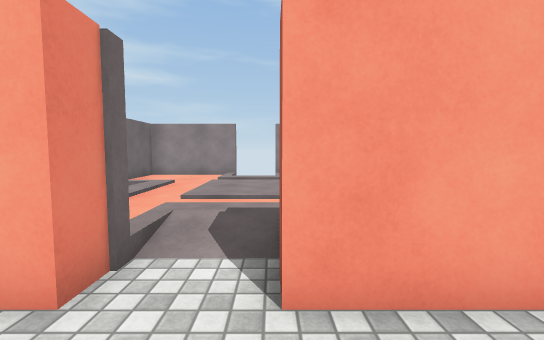
[1] (above)

17 first-person views from a walk through a 3-D level made in the Unity game engine. The camera is 1.3 m above the floor, tilts 4° down and sees 90° across. The floor is counted in squares, 1 m on a side. Each view is taken from the middle of a square. On the plan, view 1 faces up. The plan holds only what a view shows up to about 13 squares ahead; the rest is blank. The place goes on beyond the plan. The player is left out. Surface patterns are stand-ins for the level's own textures.

[2]
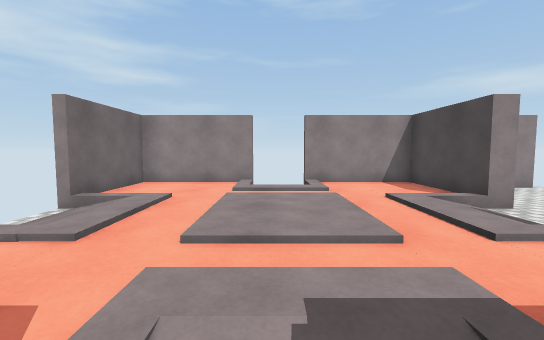

[3]
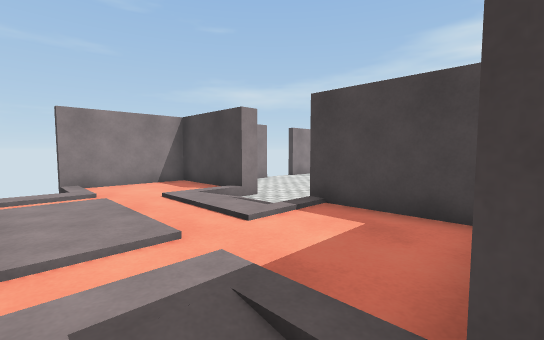

[4]
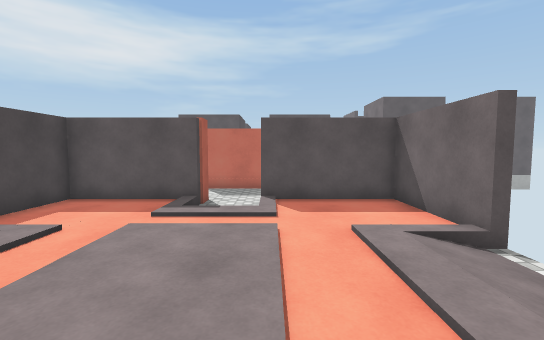

[5]
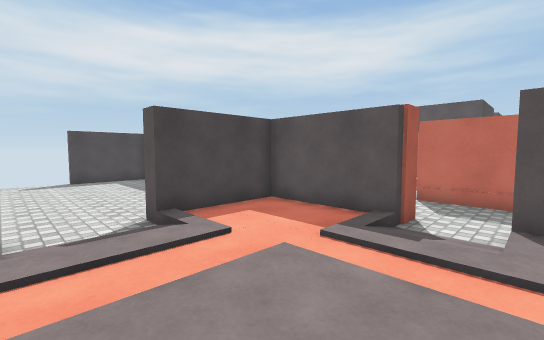

[6]
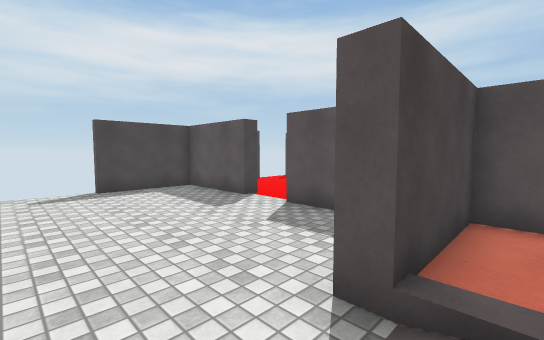

[7]
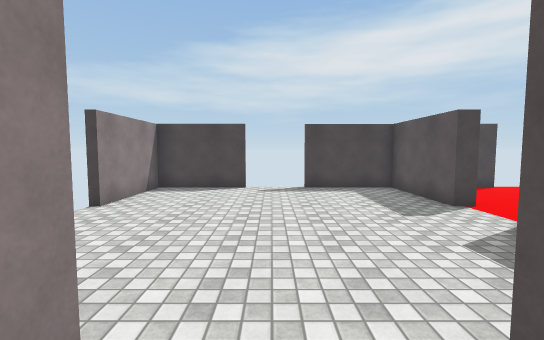

[8]
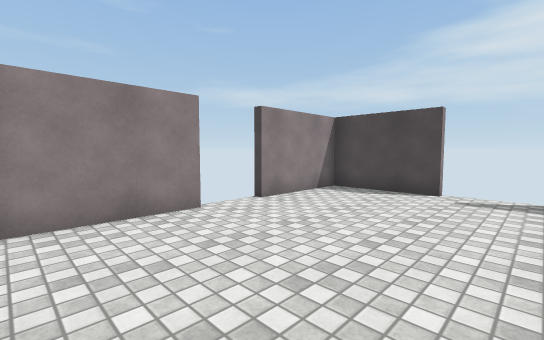

[9]
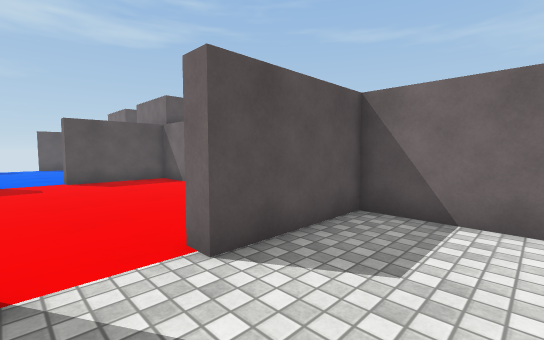

[10]
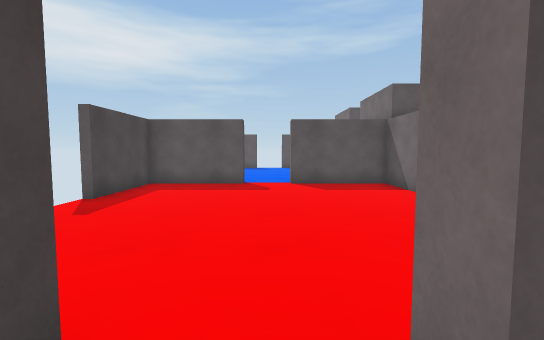

[11]
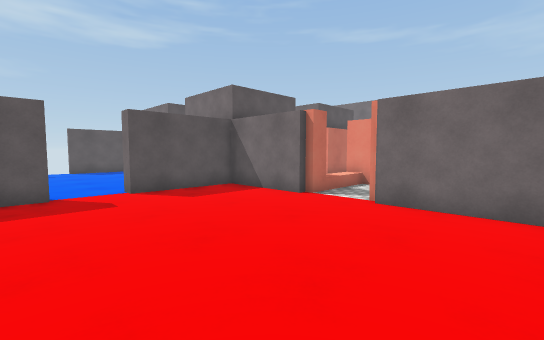

[12]
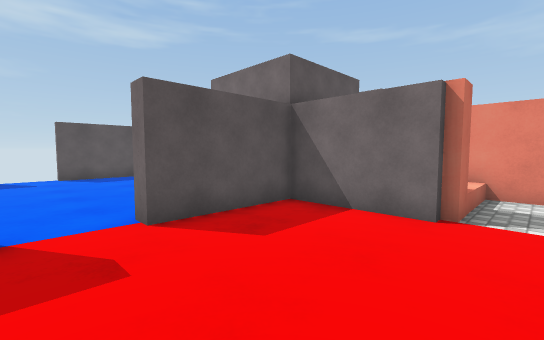

[13]
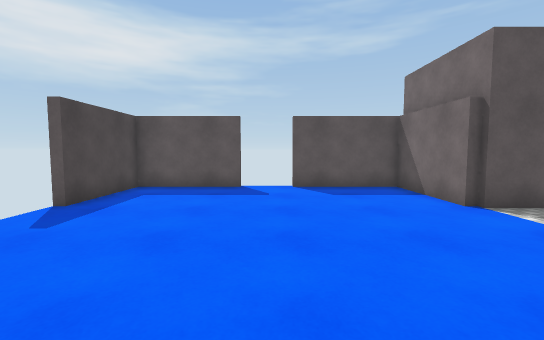

[14]
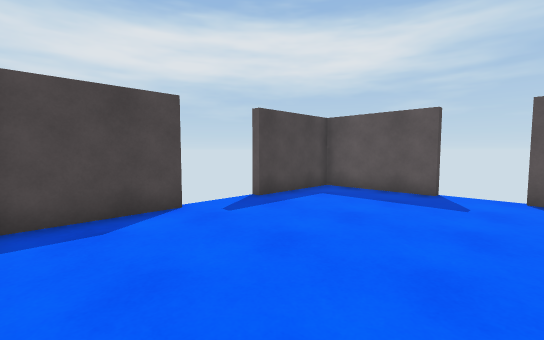

[15]
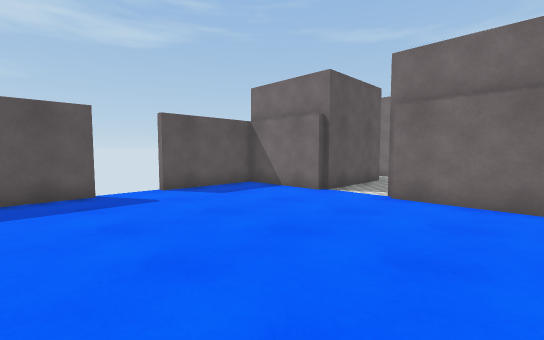

[16]
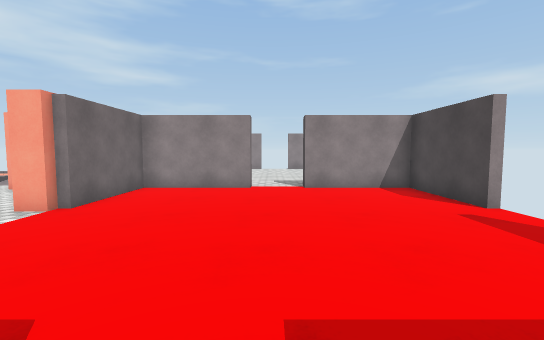

[17]
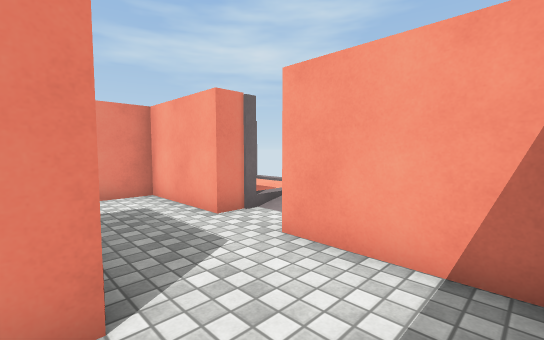

### Floor plan
Key: @ floor where view 1 was taken; # wall or solid block; x gap in a wall; . main floor; : floor 0.25 m higher than the main floor; / step, stairs or slope.
Columns run from 6 left of view 1 to 14 right of it. Each row starts with its distance up from view 1.
 13 ####x x#######x x####
 12 #:::: /:::#.........#
 11 #:::::::::#.........#
 10 #:::::::::#.........#
  9 x/::::::://.........x
  8  .:::::::/..........
  7  .::::::::..........
  6 #:::::::::#.........#
  5 #:::::::::#.........#
  4 #:::://:::#.........#
  3 #####.#########..####
  2  ####.#####.........#
  1  #........#.........#
  0    ...@...#.........#
 -1     ####..#.........x
 -2        #............
 -3       ##............
 -4       #.. #.........#
 -5           #.........#
 -6           #.........#
 -7           #####..####
 -8           #.........#
 -9           #.........#
-10           #.........#
-11           #.........x
-12         ............
-13        ####.........
-14           #.........#
-15           #.........#
-16           #.........#
-17           ####x x####

Where each view was taken, in squares from view 1:
view 1: 0 up, 0 right, facing up
view 2: 3 up, 1 left, facing up
view 3: 3 up, 1 left, facing up-right
view 4: 11 up, 2 left, facing down
view 5: 9 up, 2 left, facing down-right
view 6: 9 up, 3 right, facing down-right
view 7: 8 up, 3 right, facing right
view 8: 7 up, 5 right, facing up-right
view 9: 6 up, 10 right, facing down-left
view 10: 4 up, 9 right, facing down
view 11: 2 up, 11 right, facing down-left
view 12: 2 down, 10 right, facing down-left
view 13: 7 down, 9 right, facing down
view 14: 8 down, 8 right, facing down-right
view 15: 8 down, 12 right, facing down-left
view 16: 7 down, 9 right, facing up
view 17: 1 down, 3 right, facing up-left
